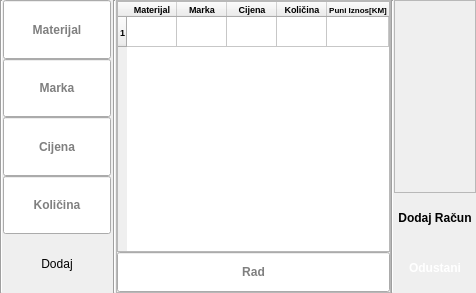
        <widget class="QFrame" name="add_new_reciept_frame">
         <property name="minimumSize">
          <size>
           <width>0</width>
           <height>293</height>
          </size>
         </property>
         <property name="maximumSize">
          <size>
           <width>16777215</width>
           <height>293</height>
          </size>
         </property>
         <property name="frameShape">
          <enum>QFrame::NoFrame</enum>
         </property>
         <property name="frameShadow">
          <enum>QFrame::Plain</enum>
         </property>
         <property name="lineWidth">
          <number>0</number>
         </property>
         <property name="midLineWidth">
          <number>0</number>
         </property>
         <layout class="QHBoxLayout" name="horizontalLayout_5" stretch="0,2,0,5,0,1">
          <property name="spacing">
           <number>0</number>
          </property>
          <property name="leftMargin">
           <number>0</number>
          </property>
          <property name="topMargin">
           <number>0</number>
          </property>
          <property name="rightMargin">
           <number>0</number>
          </property>
          <property name="bottomMargin">
           <number>0</number>
          </property>
          <item>
           <widget class="Line" name="line_20">
            <property name="orientation">
             <enum>Qt::Vertical</enum>
            </property>
           </widget>
          </item>
          <item>
           <widget class="QFrame" name="material_fields_frame">
            <property name="frameShape">
             <enum>QFrame::NoFrame</enum>
            </property>
            <property name="frameShadow">
             <enum>QFrame::Raised</enum>
            </property>
            <property name="lineWidth">
             <number>0</number>
            </property>
            <layout class="QVBoxLayout" name="verticalLayout_9">
             <property name="spacing">
              <number>0</number>
             </property>
             <property name="leftMargin">
              <number>0</number>
             </property>
             <property name="topMargin">
              <number>0</number>
             </property>
             <property name="rightMargin">
              <number>2</number>
             </property>
             <property name="bottomMargin">
              <number>0</number>
             </property>
             <item>
              <widget class="QLineEdit" name="add_receipt_material">
               <property name="sizePolicy">
                <sizepolicy hsizetype="Preferred" vsizetype="Preferred">
                 <horstretch>0</horstretch>
                 <verstretch>0</verstretch>
                </sizepolicy>
               </property>
               <property name="minimumSize">
                <size>
                 <width>0</width>
                 <height>0</height>
                </size>
               </property>
               <property name="maximumSize">
                <size>
                 <width>16777215</width>
                 <height>16777215</height>
                </size>
               </property>
               <property name="font">
                <font>
                 <family>Arial</family>
                 <pointsize>9</pointsize>
                 <weight>75</weight>
                 <bold>true</bold>
                </font>
               </property>
               <property name="alignment">
                <set>Qt::AlignCenter</set>
               </property>
               <property name="placeholderText">
                <string>Materijal</string>
               </property>
              </widget>
             </item>
             <item>
              <widget class="QLineEdit" name="add_receipt_brand">
               <property name="sizePolicy">
                <sizepolicy hsizetype="Preferred" vsizetype="Preferred">
                 <horstretch>0</horstretch>
                 <verstretch>0</verstretch>
                </sizepolicy>
               </property>
               <property name="minimumSize">
                <size>
                 <width>0</width>
                 <height>0</height>
                </size>
               </property>
               <property name="maximumSize">
                <size>
                 <width>16777215</width>
                 <height>16777215</height>
                </size>
               </property>
               <property name="font">
                <font>
                 <family>Arial</family>
                 <pointsize>9</pointsize>
                 <weight>75</weight>
                 <bold>true</bold>
                </font>
               </property>
               <property name="alignment">
                <set>Qt::AlignCenter</set>
               </property>
               <property name="placeholderText">
                <string>Marka</string>
               </property>
              </widget>
             </item>
             <item>
              <widget class="QLineEdit" name="add_receipt_price">
               <property name="sizePolicy">
                <sizepolicy hsizetype="Preferred" vsizetype="Preferred">
                 <horstretch>0</horstretch>
                 <verstretch>0</verstretch>
                </sizepolicy>
               </property>
               <property name="minimumSize">
                <size>
                 <width>0</width>
                 <height>0</height>
                </size>
               </property>
               <property name="maximumSize">
                <size>
                 <width>16777215</width>
                 <height>16777215</height>
                </size>
               </property>
               <property name="font">
                <font>
                 <family>Arial</family>
                 <pointsize>9</pointsize>
                 <weight>75</weight>
                 <bold>true</bold>
                </font>
               </property>
               <property name="alignment">
                <set>Qt::AlignCenter</set>
               </property>
               <property name="placeholderText">
                <string>Cijena</string>
               </property>
              </widget>
             </item>
             <item>
              <widget class="QLineEdit" name="add_receipt_amount">
               <property name="sizePolicy">
                <sizepolicy hsizetype="Preferred" vsizetype="Preferred">
                 <horstretch>0</horstretch>
                 <verstretch>0</verstretch>
                </sizepolicy>
               </property>
               <property name="minimumSize">
                <size>
                 <width>0</width>
                 <height>0</height>
                </size>
               </property>
               <property name="maximumSize">
                <size>
                 <width>16777215</width>
                 <height>16777215</height>
                </size>
               </property>
               <property name="font">
                <font>
                 <family>Arial</family>
                 <pointsize>9</pointsize>
                 <weight>75</weight>
                 <bold>true</bold>
                </font>
               </property>
               <property name="alignment">
                <set>Qt::AlignCenter</set>
               </property>
               <property name="placeholderText">
                <string>Količina</string>
               </property>
              </widget>
             </item>
             <item>
              <widget class="QPushButton" name="add_material_button">
               <property name="sizePolicy">
                <sizepolicy hsizetype="Preferred" vsizetype="Preferred">
                 <horstretch>0</horstretch>
                 <verstretch>0</verstretch>
                </sizepolicy>
               </property>
               <property name="minimumSize">
                <size>
                 <width>92</width>
                 <height>0</height>
                </size>
               </property>
               <property name="styleSheet">
                <string notr="true">QPushButton::flat
{
	background-color: rgb(68, 204, 0);
	color:black;
}

QPushButton::hover
{
	background-color: rgba(0, 85, 255, 20%);
	color:white;
	border: 1px solid  rgb(0, 85, 255);

}


QPushButton::pressed
{
	background-color: qlineargradient(spread:pad, x1:0.489, y1:0, x2:0.494, y2:1, stop:0.102273 rgba(0, 0, 0, 255), stop:0.880682 rgba(9, 31, 198, 167));
	border: 1px solid #b78620;

}</string>
               </property>
               <property name="text">
                <string>Dodaj</string>
               </property>
               <property name="flat">
                <bool>true</bool>
               </property>
              </widget>
             </item>
            </layout>
           </widget>
          </item>
          <item>
           <widget class="Line" name="line_19">
            <property name="orientation">
             <enum>Qt::Vertical</enum>
            </property>
           </widget>
          </item>
          <item>
           <widget class="QFrame" name="table_service_frame">
            <property name="frameShape">
             <enum>QFrame::StyledPanel</enum>
            </property>
            <property name="frameShadow">
             <enum>QFrame::Raised</enum>
            </property>
            <layout class="QVBoxLayout" name="verticalLayout_10">
             <property name="spacing">
              <number>0</number>
             </property>
             <property name="leftMargin">
              <number>0</number>
             </property>
             <property name="topMargin">
              <number>0</number>
             </property>
             <property name="rightMargin">
              <number>0</number>
             </property>
             <property name="bottomMargin">
              <number>0</number>
             </property>
             <item>
              <widget class="QTableWidget" name="materials_receipt_table">
               <property name="font">
                <font>
                 <family>Arial</family>
                 <pointsize>7</pointsize>
                 <weight>75</weight>
                 <bold>true</bold>
                </font>
               </property>
               <property name="rowCount">
                <number>1</number>
               </property>
               <attribute name="horizontalHeaderDefaultSectionSize">
                <number>50</number>
               </attribute>
               <attribute name="horizontalHeaderStretchLastSection">
                <bool>true</bool>
               </attribute>
               <row/>
               <column>
                <property name="text">
                 <string>Materijal</string>
                </property>
                <property name="font">
                 <font>
                  <family>Arial</family>
                  <pointsize>7</pointsize>
                  <weight>75</weight>
                  <bold>true</bold>
                 </font>
                </property>
               </column>
               <column>
                <property name="text">
                 <string>Marka</string>
                </property>
                <property name="font">
                 <font>
                  <family>Arial</family>
                  <pointsize>7</pointsize>
                  <weight>75</weight>
                  <bold>true</bold>
                 </font>
                </property>
               </column>
               <column>
                <property name="text">
                 <string>Cijena</string>
                </property>
                <property name="font">
                 <font>
                  <family>Arial</family>
                  <pointsize>7</pointsize>
                  <weight>75</weight>
                  <bold>true</bold>
                 </font>
                </property>
               </column>
               <column>
                <property name="text">
                 <string>Količina</string>
                </property>
                <property name="font">
                 <font>
                  <family>Arial</family>
                  <pointsize>7</pointsize>
                  <weight>75</weight>
                  <bold>true</bold>
                 </font>
                </property>
               </column>
               <column>
                <property name="text">
                 <string>Puni Iznos[KM]</string>
                </property>
                <property name="font">
                 <font>
                  <family>Arial</family>
                  <pointsize>6</pointsize>
                  <weight>75</weight>
                  <bold>true</bold>
                 </font>
                </property>
               </column>
              </widget>
             </item>
             <item>
              <widget class="QLineEdit" name="add_receipt_service">
               <property name="sizePolicy">
                <sizepolicy hsizetype="Expanding" vsizetype="Expanding">
                 <horstretch>1</horstretch>
                 <verstretch>1</verstretch>
                </sizepolicy>
               </property>
               <property name="minimumSize">
                <size>
                 <width>0</width>
                 <height>20</height>
                </size>
               </property>
               <property name="maximumSize">
                <size>
                 <width>16777215</width>
                 <height>40</height>
                </size>
               </property>
               <property name="font">
                <font>
                 <family>Arial</family>
                 <pointsize>9</pointsize>
                 <weight>75</weight>
                 <bold>true</bold>
                </font>
               </property>
               <property name="alignment">
                <set>Qt::AlignCenter</set>
               </property>
               <property name="placeholderText">
                <string>Rad</string>
               </property>
              </widget>
             </item>
            </layout>
           </widget>
          </item>
          <item>
           <widget class="Line" name="line_22">
            <property name="orientation">
             <enum>Qt::Vertical</enum>
            </property>
           </widget>
          </item>
          <item>
           <widget class="QFrame" name="frame_4">
            <property name="frameShape">
             <enum>QFrame::NoFrame</enum>
            </property>
            <property name="frameShadow">
             <enum>QFrame::Plain</enum>
            </property>
            <property name="lineWidth">
             <number>0</number>
            </property>
            <layout class="QVBoxLayout" name="verticalLayout_8">
             <property name="spacing">
              <number>0</number>
             </property>
             <property name="leftMargin">
              <number>0</number>
             </property>
             <property name="topMargin">
              <number>0</number>
             </property>
             <property name="rightMargin">
              <number>0</number>
             </property>
             <property name="bottomMargin">
              <number>0</number>
             </property>
             <item>
              <widget class="QFrame" name="frame_7">
               <property name="frameShape">
                <enum>QFrame::StyledPanel</enum>
               </property>
               <property name="frameShadow">
                <enum>QFrame::Raised</enum>
               </property>
              </widget>
             </item>
             <item>
              <widget class="QPushButton" name="finish_reciept_button">
               <property name="sizePolicy">
                <sizepolicy hsizetype="Preferred" vsizetype="Preferred">
                 <horstretch>0</horstretch>
                 <verstretch>0</verstretch>
                </sizepolicy>
               </property>
               <property name="maximumSize">
                <size>
                 <width>16777215</width>
                 <height>50</height>
                </size>
               </property>
               <property name="font">
                <font>
                 <family>Arial</family>
                 <pointsize>9</pointsize>
                 <weight>75</weight>
                 <bold>true</bold>
                </font>
               </property>
               <property name="styleSheet">
                <string notr="true">QPushButton::flat
{
	background-color: rgb(68, 204, 0);
	color:black;
}

QPushButton::hover
{
	background-color: rgba(0, 85, 255, 20%);
	color:white;
	border: 1px solid  rgb(0, 85, 255);

}


QPushButton::pressed
{
	background-color: qlineargradient(spread:pad, x1:0.489, y1:0, x2:0.494, y2:1, stop:0.102273 rgba(0, 0, 0, 255), stop:0.880682 rgba(9, 31, 198, 167));
	border: 1px solid #b78620;

}</string>
               </property>
               <property name="text">
                <string>Dodaj Račun</string>
               </property>
               <property name="flat">
                <bool>true</bool>
               </property>
              </widget>
             </item>
             <item>
              <widget class="QPushButton" name="cancel_add_reciept_button">
               <property name="sizePolicy">
                <sizepolicy hsizetype="Preferred" vsizetype="Preferred">
                 <horstretch>0</horstretch>
                 <verstretch>0</verstretch>
                </sizepolicy>
               </property>
               <property name="maximumSize">
                <size>
                 <width>16777215</width>
                 <height>50</height>
                </size>
               </property>
               <property name="font">
                <font>
                 <family>Arial</family>
                 <pointsize>9</pointsize>
                 <weight>75</weight>
                 <bold>true</bold>
                </font>
               </property>
               <property name="styleSheet">
                <string notr="true">QPushButton::flat
{
	background-color: rgb(143, 0, 0);
	color:white;
}

QPushButton::hover
{
	background-color: rgba(0, 85, 255, 20%);
	border: 1px solid  rgb(0, 85, 255);

}


QPushButton::pressed
{
	background-color: qlineargradient(spread:pad, x1:0.489, y1:0, x2:0.494, y2:1, stop:0.102273 rgba(0, 0, 0, 255), stop:0.880682 rgba(9, 31, 198, 167));
	border: 1px solid #b78620;

}</string>
               </property>
               <property name="text">
                <string>Odustani</string>
               </property>
               <property name="flat">
                <bool>true</bool>
               </property>
              </widget>
             </item>
            </layout>
           </widget>
          </item>
         </layout>
        </widget>
